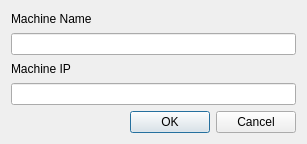
<?xml version="1.0" encoding="UTF-8"?>
<ui version="4.0">
 <class>addTargetWindow</class>
 <widget class="QDialog" name="addTargetWindow">
  <property name="geometry">
   <rect>
    <x>0</x>
    <y>0</y>
    <width>307</width>
    <height>144</height>
   </rect>
  </property>
  <property name="sizePolicy">
   <sizepolicy hsizetype="MinimumExpanding" vsizetype="MinimumExpanding">
    <horstretch>0</horstretch>
    <verstretch>0</verstretch>
   </sizepolicy>
  </property>
  <property name="windowTitle">
   <string>Dialog</string>
  </property>
  <property name="autoFillBackground">
   <bool>true</bool>
  </property>
  <property name="modal">
   <bool>true</bool>
  </property>
  <layout class="QGridLayout" name="gridLayout_2">
   <item row="0" column="0">
    <layout class="QGridLayout" name="gridLayout">
     <item row="2" column="0">
      <widget class="QLabel" name="label">
       <property name="text">
        <string>Machine IP</string>
       </property>
      </widget>
     </item>
     <item row="4" column="0">
      <widget class="QDialogButtonBox" name="buttonBox">
       <property name="orientation">
        <enum>Qt::Horizontal</enum>
       </property>
       <property name="standardButtons">
        <set>QDialogButtonBox::Cancel|QDialogButtonBox::Ok</set>
       </property>
      </widget>
     </item>
     <item row="1" column="0">
      <widget class="QLineEdit" name="nameLineEdit">
       <property name="tabletTracking">
        <bool>false</bool>
       </property>
       <property name="echoMode">
        <enum>QLineEdit::Normal</enum>
       </property>
      </widget>
     </item>
     <item row="3" column="0">
      <widget class="QLineEdit" name="ipLineEdit"/>
     </item>
     <item row="0" column="0">
      <widget class="QLabel" name="label_2">
       <property name="text">
        <string>Machine Name</string>
       </property>
      </widget>
     </item>
    </layout>
   </item>
  </layout>
 </widget>
 <tabstops>
  <tabstop>nameLineEdit</tabstop>
  <tabstop>ipLineEdit</tabstop>
 </tabstops>
 <resources/>
 <connections>
  <connection>
   <sender>buttonBox</sender>
   <signal>accepted()</signal>
   <receiver>addTargetWindow</receiver>
   <slot>accept()</slot>
   <hints>
    <hint type="sourcelabel">
     <x>228</x>
     <y>124</y>
    </hint>
    <hint type="destinationlabel">
     <x>157</x>
     <y>143</y>
    </hint>
   </hints>
  </connection>
  <connection>
   <sender>buttonBox</sender>
   <signal>rejected()</signal>
   <receiver>addTargetWindow</receiver>
   <slot>reject()</slot>
   <hints>
    <hint type="sourcelabel">
     <x>296</x>
     <y>130</y>
    </hint>
    <hint type="destinationlabel">
     <x>286</x>
     <y>143</y>
    </hint>
   </hints>
  </connection>
 </connections>
</ui>
